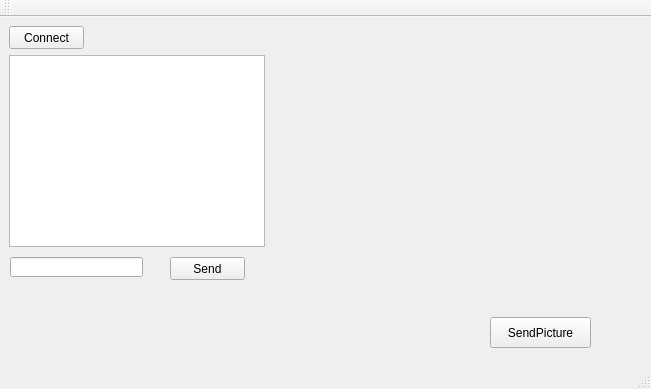
<?xml version="1.0" encoding="UTF-8"?>
<ui version="4.0">
 <class>MainWindow</class>
 <widget class="QMainWindow" name="MainWindow">
  <property name="geometry">
   <rect>
    <x>0</x>
    <y>0</y>
    <width>651</width>
    <height>389</height>
   </rect>
  </property>
  <property name="windowTitle">
   <string>MainWindow</string>
  </property>
  <widget class="QWidget" name="centralWidget">
   <widget class="QPushButton" name="pushButton">
    <property name="geometry">
     <rect>
      <x>9</x>
      <y>9</y>
      <width>75</width>
      <height>23</height>
     </rect>
    </property>
    <property name="text">
     <string>Connect</string>
    </property>
   </widget>
   <widget class="QLineEdit" name="lineEdit">
    <property name="geometry">
     <rect>
      <x>10</x>
      <y>240</y>
      <width>133</width>
      <height>20</height>
     </rect>
    </property>
   </widget>
   <widget class="QTextBrowser" name="textBrowser">
    <property name="geometry">
     <rect>
      <x>9</x>
      <y>38</y>
      <width>256</width>
      <height>192</height>
     </rect>
    </property>
   </widget>
   <widget class="QPushButton" name="pushButton_2">
    <property name="geometry">
     <rect>
      <x>170</x>
      <y>240</y>
      <width>75</width>
      <height>23</height>
     </rect>
    </property>
    <property name="text">
     <string>Send</string>
    </property>
   </widget>
   <widget class="QLabel" name="label">
    <property name="geometry">
     <rect>
      <x>281</x>
      <y>38</y>
      <width>361</width>
      <height>231</height>
     </rect>
    </property>
    <property name="text">
     <string/>
    </property>
   </widget>
   <widget class="QPushButton" name="pushButton_3">
    <property name="geometry">
     <rect>
      <x>490</x>
      <y>300</y>
      <width>101</width>
      <height>31</height>
     </rect>
    </property>
    <property name="text">
     <string>SendPicture</string>
    </property>
   </widget>
  </widget>
  <widget class="QMenuBar" name="menuBar">
   <property name="geometry">
    <rect>
     <x>0</x>
     <y>0</y>
     <width>651</width>
     <height>21</height>
    </rect>
   </property>
  </widget>
  <widget class="QToolBar" name="mainToolBar">
   <attribute name="toolBarArea">
    <enum>TopToolBarArea</enum>
   </attribute>
   <attribute name="toolBarBreak">
    <bool>false</bool>
   </attribute>
  </widget>
  <widget class="QStatusBar" name="statusBar"/>
 </widget>
 <layoutdefault spacing="6" margin="11"/>
 <resources/>
 <connections/>
</ui>
